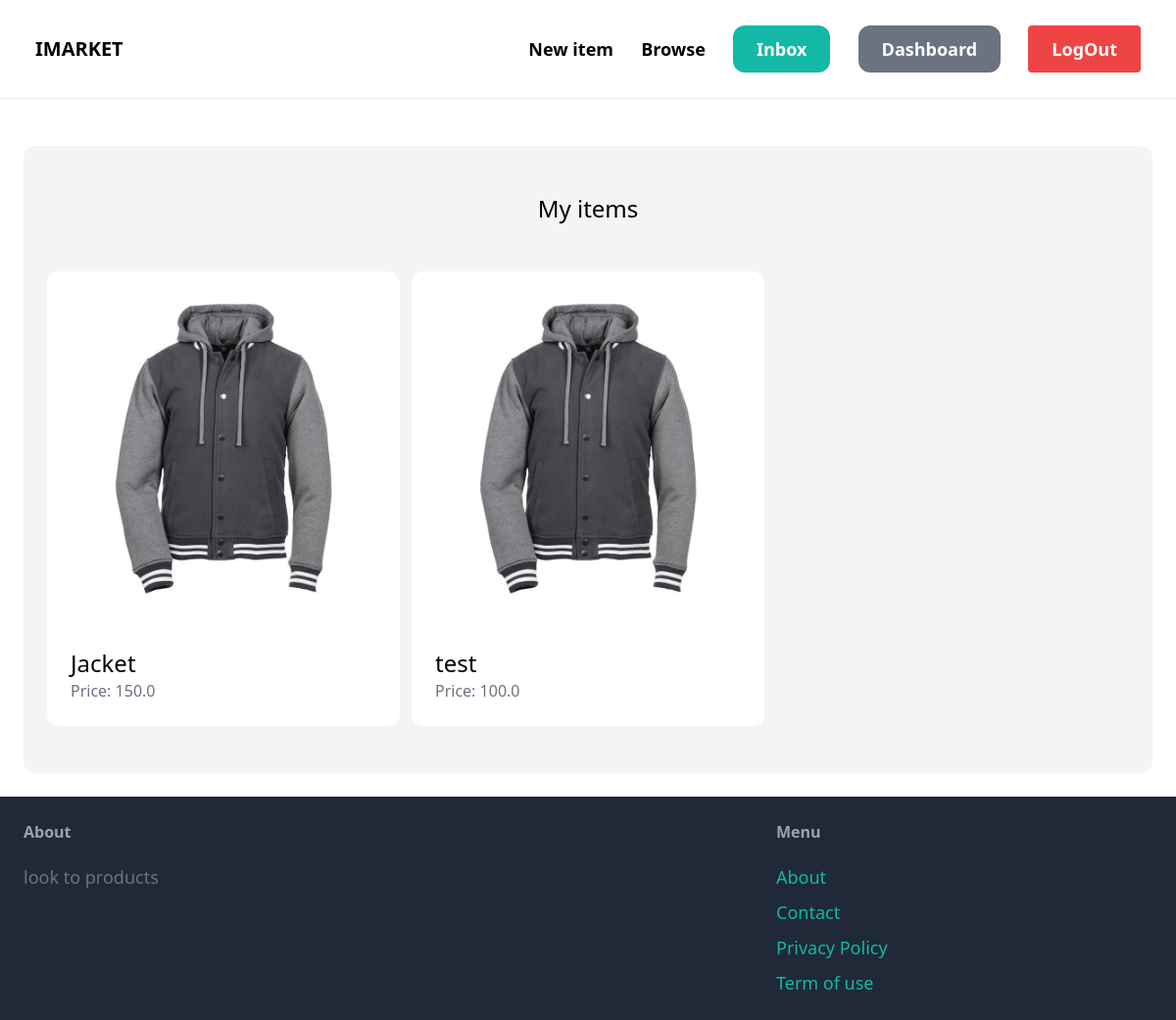
Screenshot of /dashboard (signed in) with the database file from the repository.
### item/models.py (models this page shows, shortened)
class Item(models.Model):
    category = models.ForeignKey(Category, related_name='items', on_delete=models.CASCADE)
    name = models.CharField(max_length=255)
    description = models.TextField(blank=True, null=True)
    price = models.FloatField()
    image = models.ImageField(upload_to='item_images', blank=True, null=True)
    is_sold = models.BooleanField(default=True)
    created_by = models.ForeignKey(User, related_name='items', on_delete=models.CASCADE)
    created_at = models.DateTimeField(auto_now_add=True)

### dashboard/views.py (the view)
# urls.py: path('', views.index, name='index'),
@login_required
def index(request):
    items = Item.objects.filter(created_by=request.user)
    return render(request, 'dashboard/index.html', {
        'items': items,
    })

### dashboard/templates/dashboard/index.html (shortened to what this page needs)
{% extends 'core/base.html' %}
{% block content %}
    <div class="mt-6 px-6 py-12 bg-gray-100 rounded-xl">
        <h2 class="mb-12 text-2xl text-center">My items</h2>
        <div class="grid grid-cols-3 gap-3">
            {% for item in items %}
                <div>
                    <a href="{% url 'item:detail' item.id %}">
                        <div>
                            <img src="{{ item.image.url }}" class="rounded-t-xl">
                        </div>
                        <div class="p-6 bg-white rounded-b-xl">
                            <h2 class="text-2xl">{{ item.name }}</h2>
                            <p class="text-gray-500">Price: {{ item.price }}</p>
                        </div>
                    </a>
                </div>
            {% endfor %}
        </div>
    </div>
{% endblock %}

### rows the page displays
Item: image (picture), name "Jacket", price "150.0"
Item: image (picture), name "test", price "100.0"
